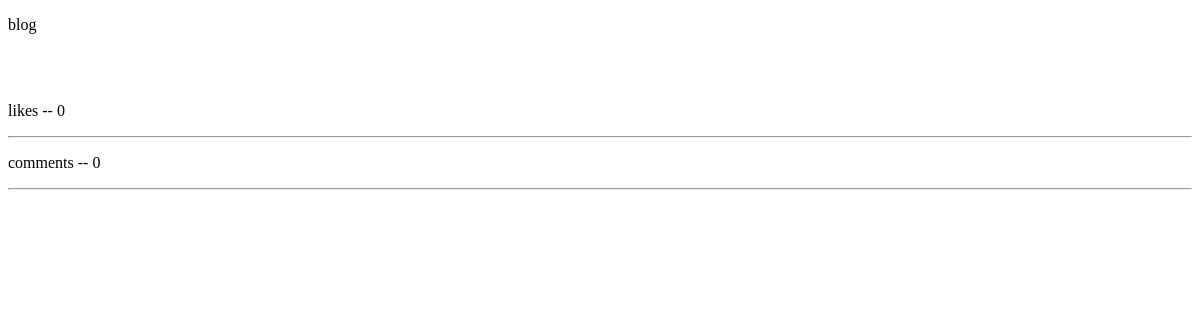
/blogs/2, run on an earlier commit of the app's database.
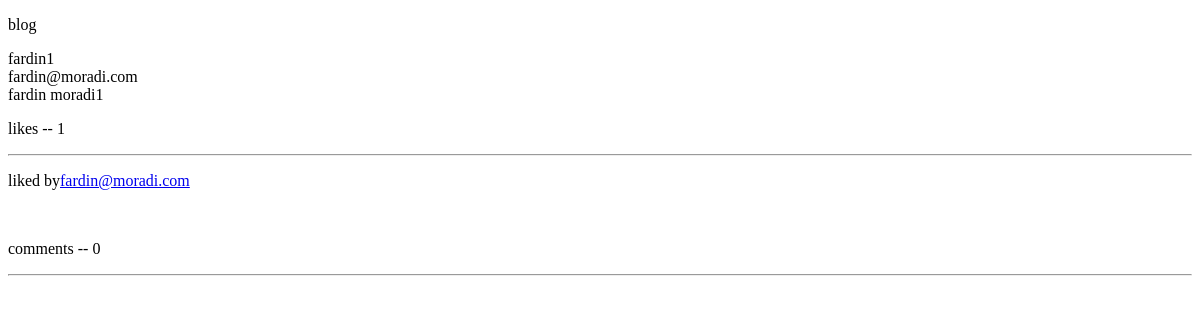
And on a later commit of the database.
### blog/models.py (models this page shows, shortened)
class Blog(models.Model):
    owner = models.ForeignKey(CustomUser, on_delete=models.CASCADE)
    is_active = models.BooleanField(default=True)
    title = models.CharField(max_length=255)
    description = models.TextField(editable=True)
    created = models.DateTimeField(auto_now_add=True)
    updated = models.DateTimeField(auto_now=True)
    def __str__(self):
        return self.title

class BlogLike(models.Model):
    blog = models.ForeignKey(Blog,related_query_name="CL",on_delete=models.CASCADE)
    user = models.ForeignKey(CustomUser, on_delete=models.CASCADE)
    created = models.DateTimeField(auto_now_add=True)

### user/models.py (models this page shows)
class CustomUser(AbstractBaseUser,PermissionsMixin):
    email = models.EmailField(unique=True)
    name = models.CharField(max_length=255)
    create_at = models.DateField(auto_now_add=True)
    update_at = models.DateField(auto_now=True)
    is_staff = models.BooleanField(default=False)
    is_superuser = models.BooleanField(default=False)
    is_active = models.BooleanField(default=True)
    USERNAME_FIELD = "email"
    objects =  CustomUserMnamager()
    def __str__(self):
        return self.email

### blog/views.py (the view)
# urls.py: path('<int:id>', BlogDetail),
def BlogDetail(request,id):
    blog = Blog.objects.filter(id=id).first()
    likes = BlogLike.objects.filter(blog=id)
    like = BlogLike.objects.filter(blog=id).count()
    comments = BlogComment.objects.filter(blog=id)
    comment = BlogComment.objects.filter(blog=id).count()
    print(blog)
    context = {'blog':blog,
               'likes':likes,
               'like':like,
               'comments':comments,
               'comment':comment}
    return render(request, 'blogs/blog_detail.html',context)

### blog/templates/blogs/blog_detail.html (shortened to what this page needs)
<!DOCTYPE html>
<html>
    <body>
        <p>blog</p>
        {{blog.title}}<br>
        {{blog.owner}}<br>
        {{blog.description}}
        <p>likes -- {{like}}</p> <hr/>
        {% for like in likes %}
        <p>liked by<a href="#">{{like.user}}</a></p><br>
        {% endfor %}
        <p>comments -- {{comment}}</p><hr/>
    </body>
</html>

What changed in the data, as far as the page shows it:
added Blog: title "fardin1", owner "fardin@moradi.com", description "fardin moradi1"
added BlogLike: user "fardin@moradi.com"
Also different on the page:
{{ like }}: "0" → "1"
